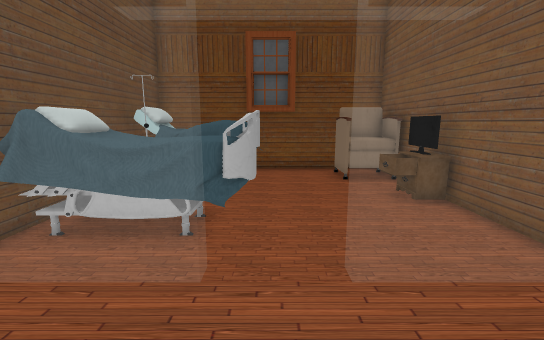
[1] (above)

16 first-person views from a walk through a scene from a Unity 3-D project. The camera is 1.2 m above the floor, tilts 10° down and sees 90° across. Doors are open. The floor is counted in squares, 0.5 m on a side. Each view is taken from the middle of a square. On the plan, view 1 faces up. The plan holds only what a view shows up to about 18 squares ahead; the rest is blank. The player character is not drawn. Some surface patterns are stand-ins.

[2]
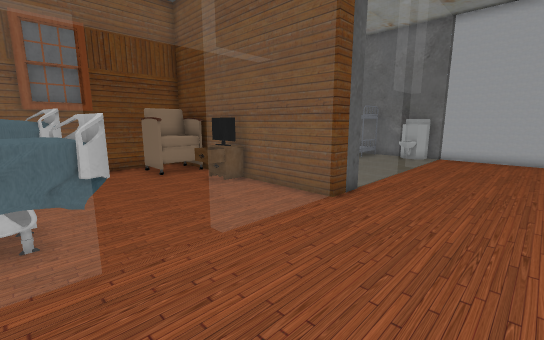

[3]
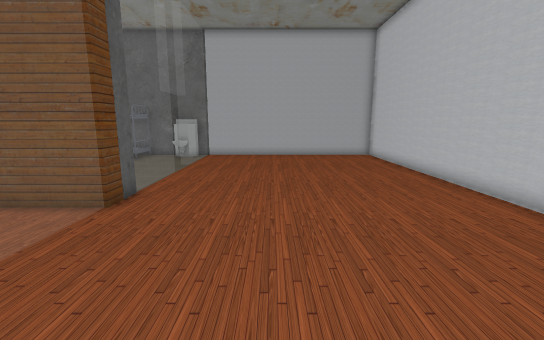

[4]
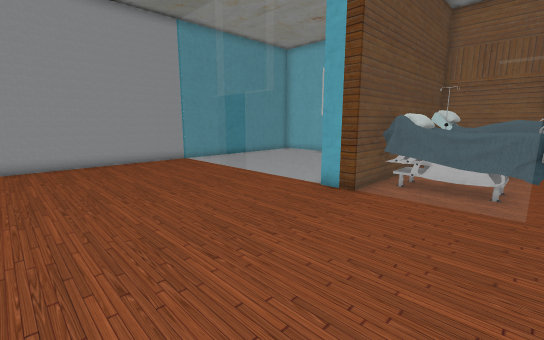

[5]
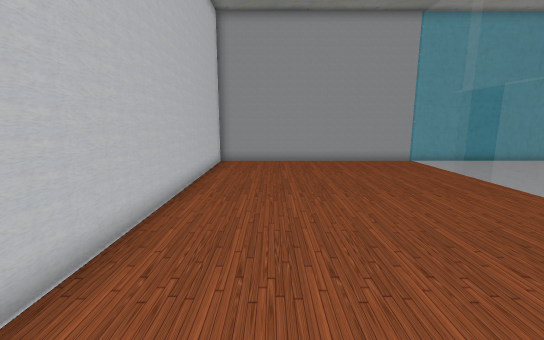

[6]
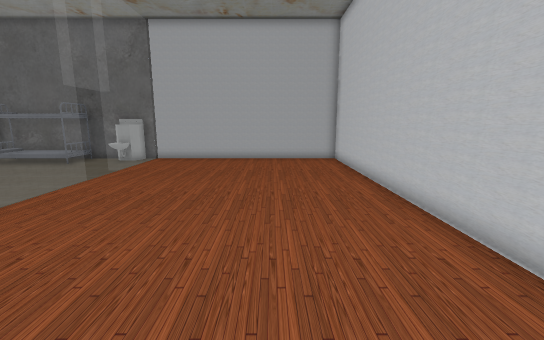

[7]
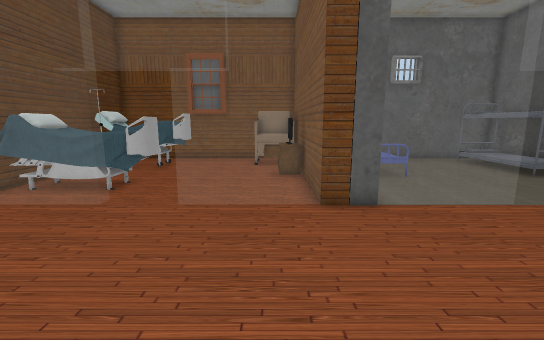

[8]
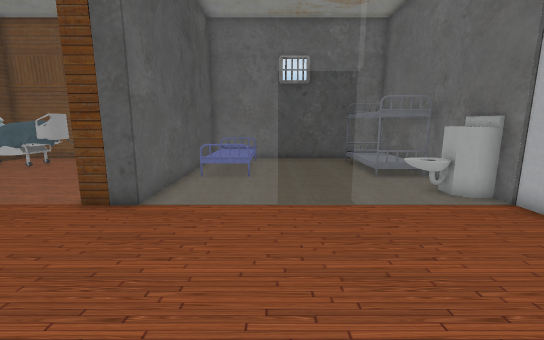

[9]
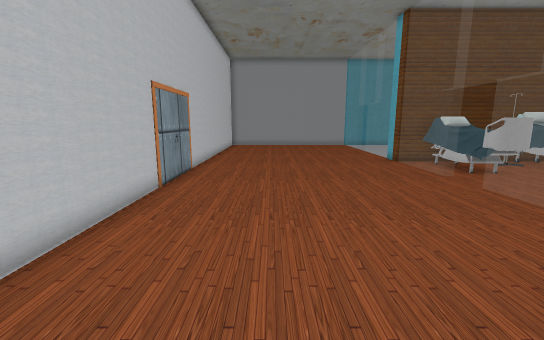

[10]
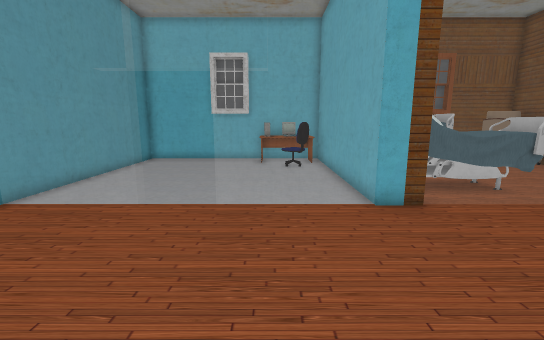

[11]
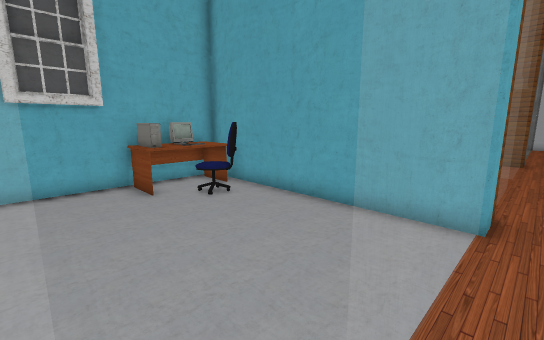

[12]
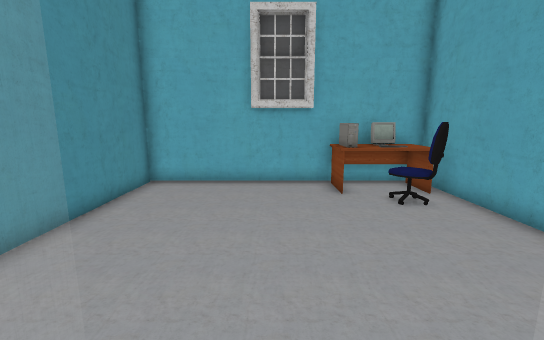

[13]
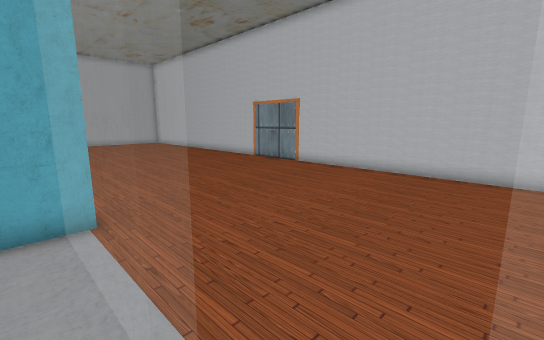

[14]
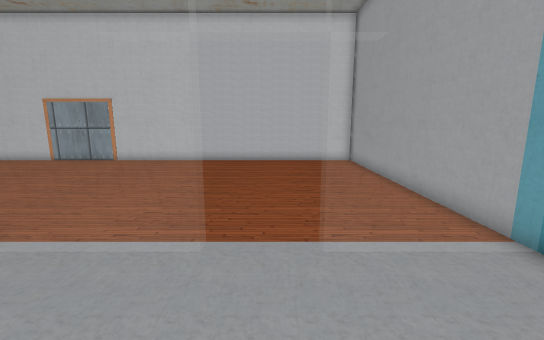

[15]
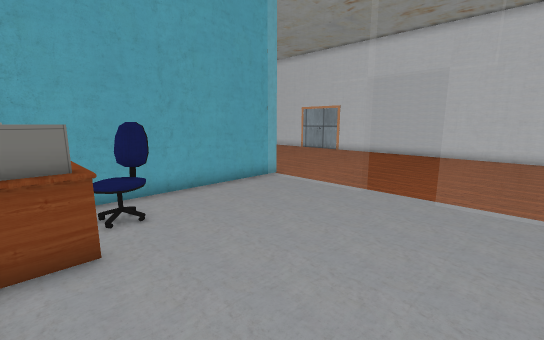

[16]
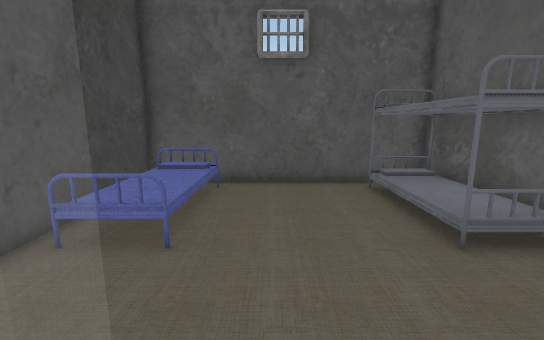

### Floor plan
Key: @ floor where view 1 was taken; # wall or solid block; . main floor; : floor 0.5 m higher than the main floor; / step, stairs or slope; D open door; = window, fence, low wall or low ledge; B bed; T toilet; A table; M monitor; C chair; O other object.
Columns run from 18 left of view 1 to 18 right of it. Each row starts with its distance up from view 1.
 14 #####################################
 13 #...###AAMA##....###.OOO## .B.....OO#
 12 #......AAAA##B.BBB...OOO## :/.....OO#
 11 #........OC##B BBBB..OOO##/:/.....OO#
 10 #........CC##BBBBB.....###/:/.....OO#
  9 #..........####.......O###/:/.....OO#
  8 #..........## ........O###///.....OO#
  7 #..........##BBBBBB....###..........#
  6 #..........##BBBBBB....###........TT#
  5 #..........##BBBBB.....###....... TTT
  4 ====DDD=====#====DDD====#=====DD=====
  3 #...................................#
  2 #...................................#
  1 #...................................#
  0 #.................@.................#
 -1 #...................................#
 -2 #...................................#
 -3 #...................................#
 -4 #...................................#
 -5 #...................................#
 -6 #...................................#
 -7 #...................................#
 -8 #####################################

Positions as (right, up) in squares from view 1, and headings:
1: (0, 0), facing up
2: (-2, -1), facing up-right
3: (-2, -1), facing right
4: (-1, -5), facing up-left
5: (-1, -5), facing left
6: (0, -4), facing right
7: (4, -4), facing up
8: (11, -4), facing up
9: (11, -4), facing left
10: (-10, -4), facing up
11: (-14, 3), facing up-right
12: (-13, 3), facing up
13: (-14, 5), facing down-right
14: (-13, 9), facing down
15: (-16, 13), facing down-right
16: (12, 3), facing up
